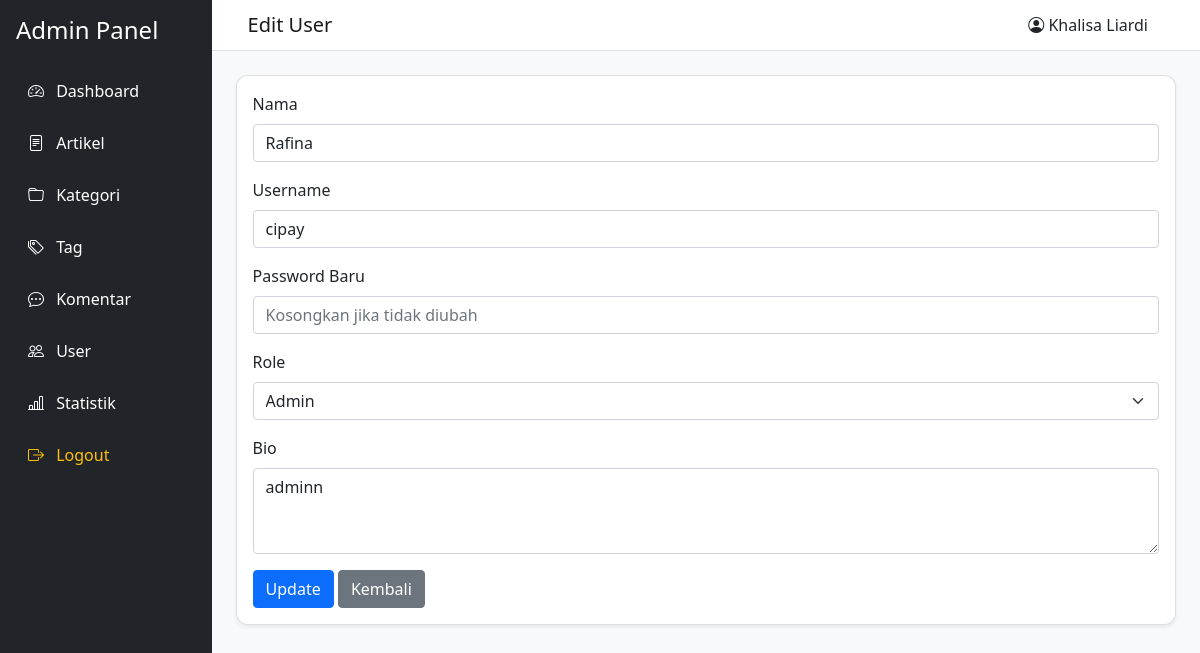
The app's page /admin/user/edit.php?id=6 (signed in) with its own data.
### tables this page shows
CREATE TABLE `users` (
  `id` int(11) NOT NULL,
  `nama` varchar(100) DEFAULT NULL,
  `username` varchar(50) DEFAULT NULL,
  `password` varchar(255) DEFAULT NULL,
  `role` enum('admin','author') DEFAULT 'author',
  `bio` text DEFAULT NULL,
  `created_at` timestamp NOT NULL DEFAULT current_timestamp()
);

### admin/user/edit.php (the view, shortened to what this page needs)
<?php
include '../../config/koneksi.php';
$id = $_GET['id'];
$query = mysqli_query($conn, "SELECT * FROM users WHERE id='$id'");
$data = mysqli_fetch_assoc($query);
include '../../templates/admin_header.php';
include '../../templates/admin_sidebar.php';
include '../../templates/admin_topbar.php';
?>
<div class="card shadow-sm">
    <div class="card-body">
        <form action="update.php" method="POST">
            <div class="mb-3">
                <label class="form-label">Nama</label>
                <input type="text" name="nama" class="form-control" value="<?= htmlspecialchars($data['nama']); ?>" required>
            </div>
            <div class="mb-3">
                <label class="form-label">Username</label>
                <input type="text" name="username" class="form-control" value="<?= htmlspecialchars($data['username']); ?>" required>
            </div>
            <div class="mb-3">
                <label class="form-label">Password Baru</label>
                <input type="text" name="password" class="form-control" placeholder="Kosongkan jika tidak diubah">
            </div>
            <div class="mb-3">
                <label class="form-label">Role</label>
                <select name="role" class="form-select" required>
                    <option value="admin" <?= $data['role']=='admin' ? 'selected' : ''; ?>>Admin</option>
                </select>
            </div>
            <div class="mb-3">
                <label class="form-label">Bio</label>
                <textarea name="bio" class="form-control" rows="3"><?= htmlspecialchars($data['bio']); ?></textarea>
            </div>
            <button type="submit" class="btn btn-primary">Update</button>
            <a href="index.php" class="btn btn-secondary">Kembali</a>
        </form>
    </div>
</div>
<?php include '../../templates/admin_footer.php'; ?>

### assets/css/style.css (style rules this page uses)
body { background-color: #f8f9fa; }
.card { border-radius: 12px; }

### records on screen
users: nama "Rafina", username "cipay", role "Admin", bio "adminn"

### other values on screen
$pageTitle "Edit User"
$_SESSION['nama'] "Khalisa Liardi"
